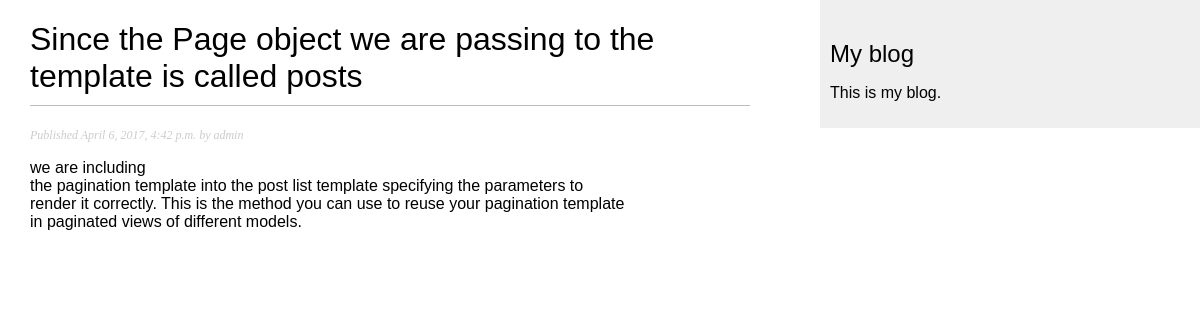
Page /blog/2017/04/06/page-object-we-are-passing-template-called-posts/ on the committed database.
### blog/models.py (models this page shows, shortened)
class Post(models.Model):
    objects = models.Manager() #The default manager
    published = PublishedManager() #Our custom manager
    STATUS_CHOICES = (('draft','Draft'),
                      ('published','Published'),
                      )
    title = models.CharField(max_length=250)
    slug = models.SlugField(max_length=250,unique_for_date='publish')
    author = models.ForeignKey(User,related_name='blog_posts')
    body = models.TextField()
    publish = models.DateTimeField(default=timezone.now)
    created = models.DateTimeField(auto_now_add=True)
    updated = models.DateTimeField(auto_now_add=True)
    status = models.CharField(max_length=10,choices=STATUS_CHOICES,default='draft')
    class Meta:
        ordering = ('-publish',)

### blog/views.py (the view)
def post_detail(request, year, month, day, post):
    post = get_object_or_404(Post, slug=post,
                             status='published',
                             publish__year=year,
                             publish__month=month,
                             publish__day=day)
    return render(request,'blog/post/detail.html',{'post':post})

### blog/templates/blog/post/detail.html (shortened to what this page needs)
{% extends "blog/base.html" %}
{% block content %}
    <h1>{{ post.title }}</h1>
    <p class="date">
        Published {{ post.publish }} by {{ post.author }}
    </p>
    {{ post.body|linebreaks }}
{% endblock %}

### blog/static/css/blog.css (style rules this page uses)
body { margin:0; padding:0; font-family:helvetica, sans-serif; }
h1 { font-weight:normal; border-bottom:1px solid #bbb; padding:0 0 10px 0; }
p.date { color:#ccc; font-family: georgia, serif; font-size: 12px; font-style: italic; }

### rows in the picture
Post: title "Since the Page object we are passing to the template is called posts", publish "April 6, 2017, 4:42 p.m.", author "admin", body "we are including the pagination template into the post list template specifying the parameters to render it correctly. This is the method you can use to reuse your pagination template in paginated views of different models."
